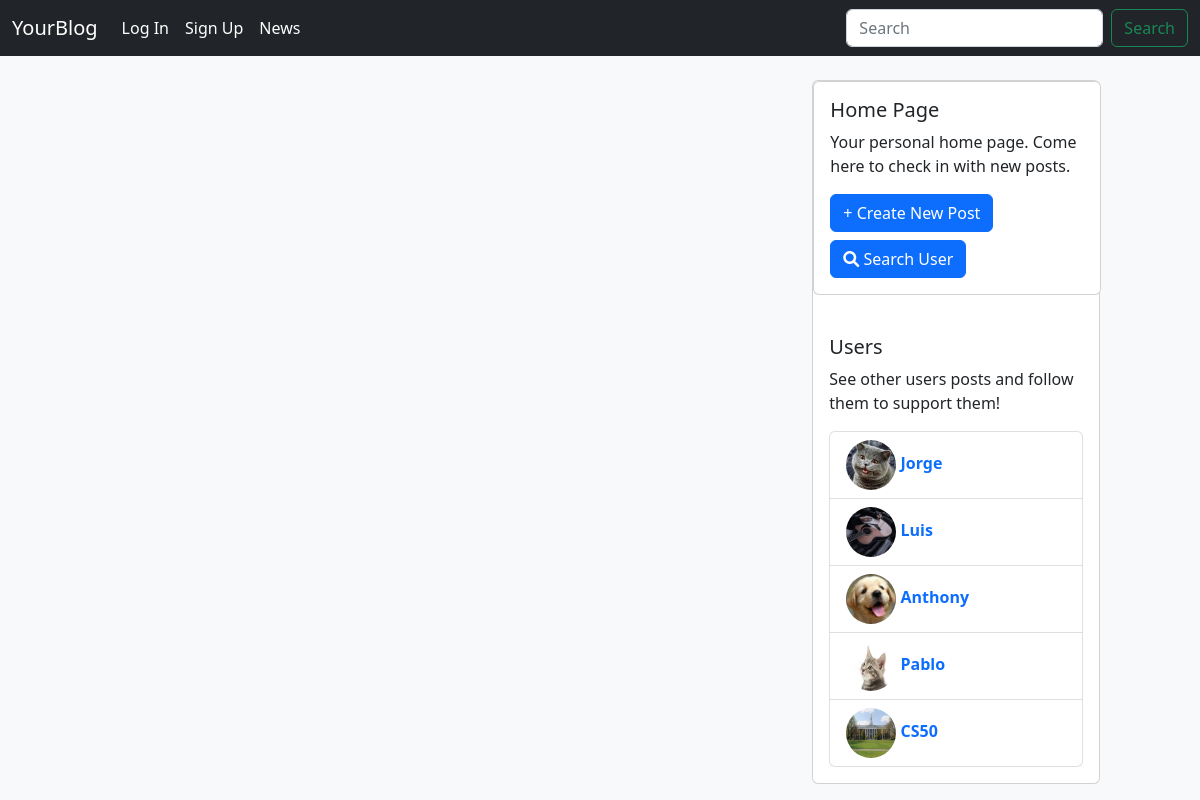
The page /search_user on the database its author committed.
### app/models.py (models this page shows, shortened)
class User(UserMixin, db.Model):
    __tablename__ = 'users'
    id = db.Column(db.Integer, primary_key=True)
    email = db.Column(db.String(64), unique=True, index=True)
    username = db.Column(db.String(64), unique=True, index=True)
    password_hash = db.Column(db.String(128))
    profile_pic = db.Column(db.String, default='images/profile photos/default_profile_pic.jpg')
    posts = db.relationship('Post', backref='user', cascade='all, delete-orphan')
    comments = db.relationship('Comment', backref='user', cascade='all, delete-orphan')
    followers = db.relationship('Follow', backref='user', foreign_keys='Follow.followed_id', cascade='all, delete-orphan')
    follows = db.relationship('Follow', backref='follower_user', foreign_keys='Follow.follower_id', cascade='all, delete-orphan')
    likes = db.relationship('Like', backref='user', cascade='all, delete-orphan')
    notifications = db.relationship('Notification', backref='user', foreign_keys='Notification.user_id', cascade='all, delete-orphan')
    actions = db.relationship('Notification', backref='notificator', foreign_keys='Notification.notificator_id', cascade='all, delete-orphan')
    confirmed = db.Column(db.Boolean, default=False)
    @property
    def password(self):
        raise AttributeError('password is not readable')
    def __str__(self):
        return self.username

### app/main/views.py (the view)
@main.route('/search_user')
def search_user():
    q = f'%{request.args.get("q")}%'
    page = request.args.get('search_user_page', 1, type=int)
    pagination = User.query.filter((User.username.ilike(q))).paginate(
        page=page, per_page=current_app.config['USERS_PER_PAGE'], error_out=False
    )
    users = pagination.items
    post_widget_context = get_posts_widget_context()
    posts = post_widget_context['posts']
    users_widget_context = get_users_widget_context()
    other_users = users_widget_context['users']
    other_users_pagination = users_widget_context['users_pagination']
    return render_template('auth/users.html', posts=posts, users=users, other_users=other_users, pagination=pagination, other_users_pagination=other_users_pagination, q=request.args.get('q'))

### app/main/views.py (called while the page is built)
def get_posts_widget_context():
    page = request.args.get('posts_page', 1, type=int)
    posts_pagination = Post.query.order_by(Post.date.desc()).paginate(
        page=page,
        per_page=current_app.config['POSTS_PER_PAGE'],
        error_out=False
    )
    posts = posts_pagination.items
    return {'posts': posts, 'posts_pagination': posts_pagination}

def get_users_widget_context():
    page = request.args.get('users_page', type=int)
    users_pagination = User.query.paginate(
        page=page,
        per_page=current_app.config['USERS_PER_PAGE'],
        error_out=False
    )
    users = users_pagination.items
    return {'users': users, 'users_pagination': users_pagination}

### app/templates/auth/users.html (shortened to what this page needs)
{% extends 'base.html' %}
{% from 'macros.html' import user_card, users_pagination_widget, home_widget, users_widget, posts_widget %}
{% block content %}
<div class="container flex-container w-75 p-4">
    <div style="width: 18rem;">
        <div style="position: fixed; top: 56;">
            <div class="card mb-4" style="width: 18rem;">
                {{ home_widget() }}
                <div class="card-body">
                    <h5 class="card-title">Users</h5>
                    <p class="card-text">See other users posts and follow them to support them!</p>
                    <ul class="list-group">
                        {% for user in other_users %}
                            <li class="list-group-item">
                                <a href="{{ url_for('auth.profile', username=user) }}" class="text-decoration-none mb-2">
                                    <img src="{{ url_for('static', filename=user.profile_pic) }}" class="profile_pic" style="height: 50px; width: 50px;">
                                    <span class="card-title"><b>{{ user }}</b></span>
                                </a>
                            </li>
                        {% endfor %}
                    </ul>
                </div>
            </div>
        </div>
    </div>
</div>
{% endblock content %}

### app/static/css/styles.css (style rules this page uses)
.profile_pic { height: 30px; width: 30px; border-radius: 50%; }
.flex-container { display: flex; flex-direction: row; justify-content: flex-start; align-items: flex-start; }

### rows shown on the page
User: profile_pic (picture), username "Jorge"
User: profile_pic (picture), username "Luis"
User: profile_pic (picture), username "Anthony"
User: profile_pic (picture), username "Pablo"
User: profile_pic (picture), username "CS50"
